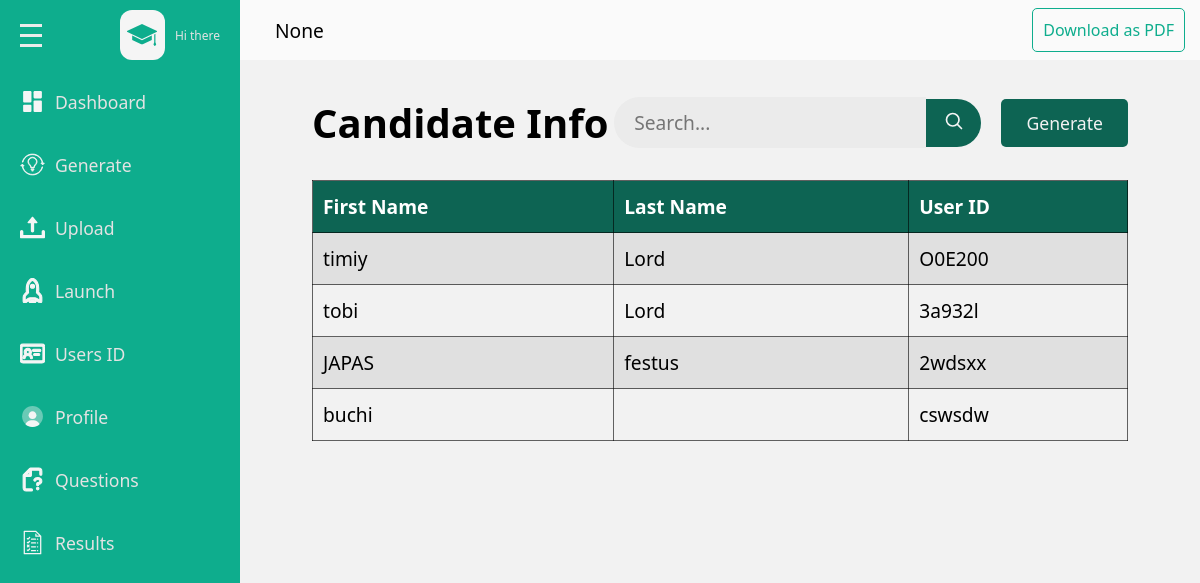
The page /admins/user (signed in) on the database its author committed.
### base/models.py (models this page shows, shortened)
class Userprofile(models.Model):
    user = models.ForeignKey(User, on_delete=models.CASCADE)
    subject = models.ForeignKey(Subject, null=True, blank=True, on_delete=models.SET_NULL)
    number_of_questions = models.IntegerField(null=True, blank=True)

class User(AbstractUser):
    school_name = models.CharField(max_length=500, null=True,blank=True)
    recovery_code = models.CharField(max_length=100, null=True)

class UserID(models.Model):
    user = models.OneToOneField(User, on_delete=models.CASCADE)
    generated_id = models.CharField(max_length=100, unique=True)

### admins/views.py (the view)
# urls.py: path('user',views.user,name='user'),
def user(request):
    userprofile = get_object_or_404(Userprofile, user=request.user)
    user_id = UserID.objects.all()
    context = {
        'userprofile': userprofile,
        "user_id": user_id
    }
    return render(request, 'admins/userget.html', context)

### base/templates/admins/userget.html (shortened to what this page needs)
{% load static %}
<!DOCTYPE html>
<html lang="en">
<head>
    <link rel = "stylesheet" href = "{% static 'css/style.css' %}"/>
</head>
<body>
    <div class = "page">
        <div class = "wrapper">
            <div class = "main-sidebar">
                <div class = "menu">
                    <div class= "menu-head flex-between">
                        <div class="hamburger flex-column">
                            <span></span>
                            <span></span>
                            <span></span>
                        </div>
                        <div class = "menu-head-content flex gp-10">
                            <div class = "scholar-icon-div flex-center">
                                <!DOCTYPE svg PUBLIC "-//W3C//DTD SVG 1.1//EN" "http://www.w3.org/Graphics/SVG/1.1/DTD/svg11.dtd">
                            </div>
                            <div class = "text-content-div flex-column">
                                <span class = "sub-text">Hi there</span>
                            </div>
                        </div>
                    </div>
                    <div class= "menu-content flex-column ">
                        <a href = "{% url 'admins:dashboard' %}" class = "menu-item">
                            <div class="menu-wrapper flex gp-10">
                                <!DOCTYPE svg PUBLIC "-//W3C//DTD SVG 1.1//EN" "http://www.w3.org/Graphics/SVG/1.1/DTD/svg11.dtd">
                                <span>Dashboard</span>
                            </div>
                        </a>
                        <a href = "{% url 'admins:userid' %}" class = "generate menu-item">
                            <div class="menu-wrapper flex gp-10">
                                <!DOCTYPE svg PUBLIC "-//W3C//DTD SVG 1.1//EN" "http://www.w3.org/Graphics/SVG/1.1/DTD/svg11.dtd">
                                <span>Generate</span>
                            </div>
                        </a>
                        <a href = "{% url 'admins:upload' %}" class = "menu-item">
                            <div class="menu-wrapper flex gp-10">
                                <!DOCTYPE svg PUBLIC "-//W3C//DTD SVG 1.1//EN" "http://www.w3.org/Graphics/SVG/1.1/DTD/svg11.dtd">
                                <span>Upload</span>
                            </div>
                        </a>
                        <a href = "{% url 'admins:launch' %}" class = "menu-item">
                            <div class="menu-wrapper flex gp-10">
                                <!DOCTYPE svg PUBLIC "-//W3C//DTD SVG 1.1//EN" "http://www.w3.org/Graphics/SVG/1.1/DTD/svg11.dtd">
                                <span>Launch</span>
                            </div>
                        </a>
                        <a href = "{% url 'admins:user' %}" class = "menu-item">
                            <div class="menu-wrapper flex gp-10">
                                <!DOCTYPE svg PUBLIC "-//W3C//DTD SVG 1.1//EN" "http://www.w3.org/Graphics/SVG/1.1/DTD/svg11.dtd">
                                <span>Users ID</span>
                            </div>
                        </a>
                        <a href = "{% url 'admins:profile' %}" class = "menu-item">
                            <div class="menu-wrapper flex gp-10">
                                <!DOCTYPE svg PUBLIC "-//W3C//DTD SVG 1.1//EN" "http://www.w3.org/Graphics/SVG/1.1/DTD/svg11.dtd">
                                <span>Profile</span>
                            </div>
                        </a>
                        <a href = "{% url 'admins:question' %}" class = "menu-item">
                            <div class="menu-wrapper flex gp-10">
                                <!DOCTYPE svg PUBLIC "-//W3C//DTD SVG 1.1//EN" "http://www.w3.org/Graphics/SVG/1.1/DTD/svg11.dtd">
                                <span>Questions</span>
                            </div>
                        </a>
                        <a href = "{% url 'admins:result' %}" class = "menu-item">
                            <div class="menu-wrapper flex gp-10">
                                <!DOCTYPE svg PUBLIC "-//W3C//DTD SVG 1.1//EN" "http://www.w3.org/Graphics/SVG/1.1/DTD/svg11.dtd">
                                <span>Results</span>
                            </div>
                        </a>
                    </div>
                </div>
            </div>
            <div class = "main-content">
                <div class="main-content-header flex-between">
                    <span>{{userprofile.user.school_name}}</span>
                    <a class = "download-pdf-btn" href="{% url 'admins:export_user_data_to_pdf' %}">Download as PDF</a>
                </div>
                <div class="user-get-container">
                    <div class="candidate-info flex-between">
                        <h2>Candidate Info</h2>
                        <form method= "get" action="{% url 'admins:search' %}" class = "user-search-form flex">
                            <input required type = "text" placeholder="Search..." name = "query" class = "user-search-input"/>
                            <button class ="user-search-btn">
                            </button>
                        </form>
                        <a href="{% url 'admins:userid' %}"> <button class="generate-btn">Generate</button></a>
                    </div>
                    <table class="user-get-table table">
                        <thead class="thead">
                            <tr>
                                <th scope="col">First Name</th>
                                <th scope="col">Last Name</th>
                                <th scope="col">User ID</th>
                            </tr>
                        </thead>
                        <tbody>
                            {% for user_id in user_id %}
                            <tr>
                                <td>{{user_id.user.username}}</td>
                                <td>{{user_id.user.last_name}}</td>
                                <td>{{user_id.generated_id}}</td>
                            </tr>
                            {% endfor %}
                        </tbody>
                    </table>
                </div>
            </div>
        </div>
    </div>
</body>
</html>

### base/static/css/style.css (style rules this page uses)
* { box-sizing: border-box; }
:root { --page-clr : #9ddcd1; --main-sidebar-clr : #0ead8d; --main-sb-hv-clr : #0d6453; --head-text-clr : #63c9b5; --q-selected-btn-clr : #15a987; --block-clr : hsl(0, 0%, 98%); --variant-clr : hsl(189, 56%, 34%); --darker-variant-clr : hsl(189.71deg 55.9% 27.77%); --border-rd: 10px; --border-rd-in: 50px; --font-family : system-ui, -apple-system, BlinkMacSystemFont, 'Segoe UI', Roboto, Oxygen, Ubuntu, Cantarell, 'Open Sans', 'Helvetica Neue', sans-serif; }
body { margin: 0; padding: 0; font-family: var(--font-family); }
button, input { border : none; outline : none; font-family: var(--font-family); }
button { cursor: pointer; }
h1,h2,h3,h4,p { margin :5px 0; }
a { text-decoration: none; color : black; }
svg { width : 20px; height : 20px; }
.flex { display: flex; align-items: center; }
.flex-center { display: flex; align-items: center; justify-content: center; }
.flex-column { display: flex; flex-direction: column; justify-content: center; }
.flex-between { display: flex; justify-content: space-between; }
.gp-10 { gap : 10px; }
.page { background-color: var(--page-clr); min-height : 100vh; }
.wrapper { display : flex; min-height : 100vh; }
.main-sidebar { min-width: 230px; width: 20%; height: 100vh; background-color: var(--main-sidebar-clr); position: sticky; left: 0; top: 0; z-index: 99; padding-top: 10px; }
.main-content { width : 80%; background-color: hsl(0, 0%, 95%); position : relative; }
.menu-head { padding-left : 20px; padding-right : 20px; padding-bottom: 15px; }
.menu-head.flex-between { align-items: center; }
.hamburger { height: 40px; align-items: flex-start; justify-content: center; gap : 7px; }
.hamburger span { width : 22px; height : 3px; background-color : hsl(0, 0%, 92%) }
.scholar-icon-div { width : 45px; height : 50px; border-radius: 12px; background-color: hsl(0, 0%, 96%); }
.scholar-icon-div svg { width : 30px; height : 30px; }
.text-content-div .sub-text { font-size : 1vw; color : hsl(0, 0%, 89%); }
.menu-content { padding : 10px 0px 15px; height: 490px; overflow-y: auto; }
.menu-content.flex-column { gap : 30px; justify-content: flex-start; }
.menu-item { padding-left : 13px; padding-right : 13px; }
.menu-wrapper { padding : 4px 7px; cursor: pointer; border-radius: 3px; }
.menu-item svg { width : 25px; height : 25px; }
.menu-item span { color : hsl(0, 0%, 89%); font-size : 1.1rem; font-weight: 400; }
.main-content-header { padding: 0px 15px; background-color: var(--block-clr); min-height: 60px; position: sticky; top: 0; left: 0; }
.main-content-header.flex-between { align-items: center; }
.main-content-header span { margin-left: 20px; font-size : 1.2rem; font-weight: 500; }
.download-pdf-btn { padding : 10px; border : 1px solid var(--main-sidebar-clr); color :var(--main-sidebar-clr); border-radius: 5px; transition : background-color .2s ease, color .2s ease; }
.user-get-container { width: 85%; margin-inline: auto; margin-top : 30px; }
.table { border-collapse: collapse; font-size: 1.2rem; width : 100%; margin-top : 25px; }
.table .thead th { border : 1px solid rgba(0,0,0,.6); padding : 12px 10px; text-align: left; color: white; }
.table tbody td { border : 1px solid rgba(0,0,0,.6);; padding: 12px 10px; }
.table tbody tr:nth-child(odd) { background-color: hsl(0, 0%, 88%); }
.user-get-table .thead th { background-color: var(--main-sb-hv-clr); }
.candidate-info.flex-between { align-items: center; }
.candidate-info h2 { font-size: 2.5rem; }
.candidate-info .generate-btn { padding: 12px 25px; background-color: var(--main-sb-hv-clr); color : hsl(0, 0%, 95%); border-radius: 5px; font-size: 1.1rem; }
.user-search-form { margin-left : auto; margin-right : 20px; width : 45%; }
.user-search-input { width : 85%; padding : 12px 10px 12px 20px; background-color: hsl(0, 0%, 92%); font-size: 1.2rem; border-top-left-radius: var(--border-rd-in); border-bottom-left-radius: var(--border-rd-in); }
.user-search-btn { padding : 12px 10px; background-color: var(--main-sb-hv-clr); color : hsl(0, 0%, 96%); width : 15%; border-top-right-radius: var(--border-rd-in); border-bottom-right-radius: var(--border-rd-in); }

### rows shown on the page
Userprofile: user.school_name "None"
UserID: user.username "timiy", user.last_name "Lord", generated_id "O0E200"
UserID: user.username "tobi", user.last_name "Lord", generated_id "3a932l"
UserID: user.username "JAPAS", user.last_name "festus", generated_id "2wdsxx"
UserID: user.username "buchi", generated_id "cswsdw"
